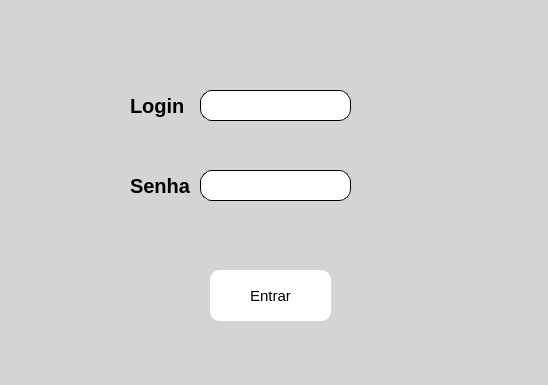
<?xml version="1.0" encoding="UTF-8"?>
<ui version="4.0">
 <class>MainWindow</class>
 <widget class="QMainWindow" name="MainWindow">
  <property name="geometry">
   <rect>
    <x>0</x>
    <y>0</y>
    <width>548</width>
    <height>385</height>
   </rect>
  </property>
  <property name="windowTitle">
   <string>MainWindow</string>
  </property>
  <property name="styleSheet">
   <string notr="true">background-color: rgb(212, 212, 212);</string>
  </property>
  <widget class="QWidget" name="centralwidget">
   <widget class="QPushButton" name="entrar_inicial">
    <property name="geometry">
     <rect>
      <x>210</x>
      <y>270</y>
      <width>121</width>
      <height>51</height>
     </rect>
    </property>
    <property name="styleSheet">
     <string notr="true">border-radius: 10px;
background-color: rgb(255, 255, 255);
font-size: 15px;
font: sans-serif;</string>
    </property>
    <property name="text">
     <string>Entrar</string>
    </property>
   </widget>
   <widget class="QLabel" name="label_2">
    <property name="geometry">
     <rect>
      <x>130</x>
      <y>170</y>
      <width>61</width>
      <height>31</height>
     </rect>
    </property>
    <property name="font">
     <font>
      <family>MS Sans Serif</family>
      <pointsize>15</pointsize>
      <weight>75</weight>
      <bold>true</bold>
     </font>
    </property>
    <property name="text">
     <string>Senha</string>
    </property>
   </widget>
   <widget class="QLineEdit" name="senha_inicial">
    <property name="geometry">
     <rect>
      <x>200</x>
      <y>170</y>
      <width>151</width>
      <height>31</height>
     </rect>
    </property>
    <property name="styleSheet">
     <string notr="true">background-color: rgb(255, 255, 255);
border-radius: 12px;
border-style: outset;
border-width: 1px;
border-color: rgb(0, 0, 0);</string>
    </property>
   </widget>
   <widget class="QLineEdit" name="login_inicial">
    <property name="geometry">
     <rect>
      <x>200</x>
      <y>90</y>
      <width>151</width>
      <height>31</height>
     </rect>
    </property>
    <property name="styleSheet">
     <string notr="true">background-color: rgb(255, 255, 255);
border-radius: 12px;
border-style: outset;
border-width: 1px;
border-color: rgb(0, 0, 0);</string>
    </property>
   </widget>
   <widget class="QLabel" name="label_3">
    <property name="geometry">
     <rect>
      <x>130</x>
      <y>90</y>
      <width>61</width>
      <height>31</height>
     </rect>
    </property>
    <property name="font">
     <font>
      <family>MS Sans Serif</family>
      <pointsize>15</pointsize>
      <weight>75</weight>
      <bold>true</bold>
     </font>
    </property>
    <property name="text">
     <string>Login</string>
    </property>
   </widget>
   <widget class="QLabel" name="login_erro">
    <property name="geometry">
     <rect>
      <x>190</x>
      <y>220</y>
      <width>171</width>
      <height>31</height>
     </rect>
    </property>
    <property name="font">
     <font>
      <family>MS Shell Dlg 2</family>
      <pointsize>10</pointsize>
      <weight>75</weight>
      <bold>true</bold>
     </font>
    </property>
    <property name="text">
     <string/>
    </property>
   </widget>
  </widget>
  <widget class="QStatusBar" name="statusbar"/>
 </widget>
 <tabstops>
  <tabstop>login_inicial</tabstop>
  <tabstop>senha_inicial</tabstop>
  <tabstop>entrar_inicial</tabstop>
 </tabstops>
 <resources/>
 <connections/>
</ui>
